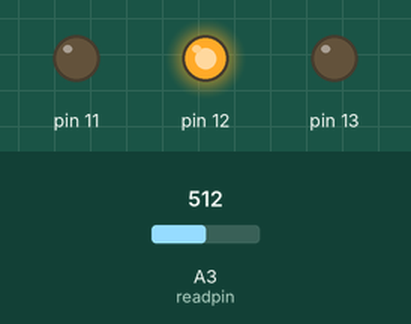
Simulated run of this sketch. Board: Arduino Uno, built with avr-gcc and run on an emulated ATmega328P. Parts: output pins drawn as LEDs (lit = HIGH). The test bench sets the inputs (shaded band); at power-on: A3 (readpin) = 512.

Above: at 1.2 s.
1.3 s: A3 (readpin) set to 664
2.8 s: A3 (readpin) set to 693
At 3.5 s:
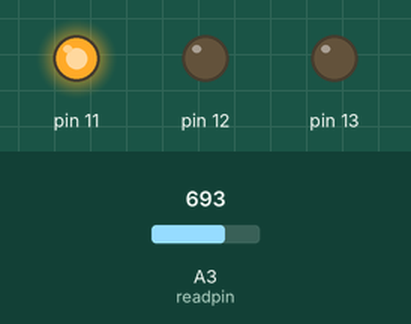
4.5 s: A3 (readpin) set to 306
At 5.7 s:
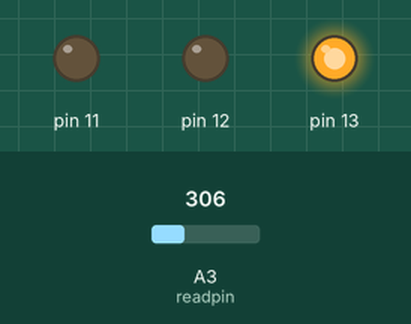
6.0 s: A3 (readpin) set to 330
7.5 s: A3 (readpin) set to 351
At 8.2 s:
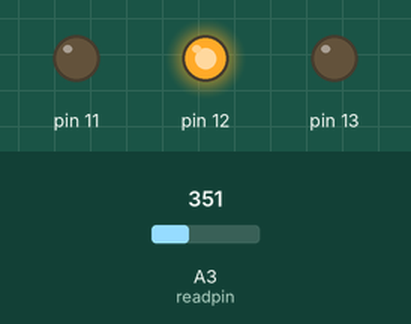
9.0 s: A3 (readpin) set to 122
At 9.4 s:
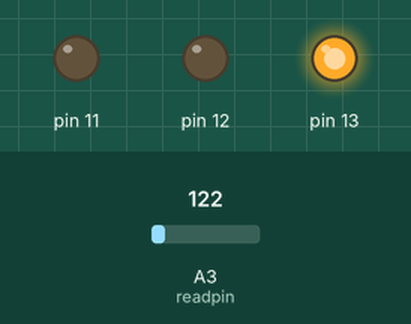
Timing chart, 0 to 11.5 s (numbered marks = the images above; inputs shaded):
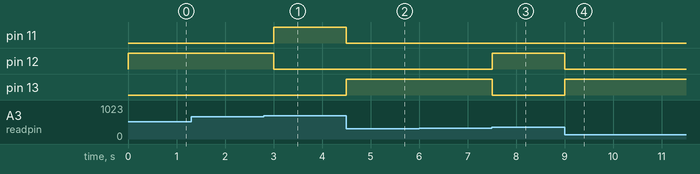

The sketch:

analogRead.ino
```cpp
int readpin=A3, readvalue;
float V2;

void setup() {
  // put your setup code here, to run once:
pinMode(readpin,INPUT);
pinMode(13,OUTPUT);
pinMode(12,OUTPUT);
pinMode(11,OUTPUT);
// Serial.begin(9600);
}

void loop() {
  // put your main code here, to run repeatedly:
readvalue=analogRead(readpin);
V2=(5.0/1023.0)*readvalue;
if(V2<1.67){
  digitalWrite(13,HIGH);
  digitalWrite(12,LOW);
  digitalWrite(11,LOW);
}
if(V2>1.67 && V2<3.33){
  digitalWrite(13,LOW);
  digitalWrite(12,HIGH);
  digitalWrite(11,LOW);
}
if(V2>3.33){
  digitalWrite(13,LOW);
  digitalWrite(12,LOW);
  digitalWrite(11,HIGH);
}
// Serial.println(V2);
delay(250);
}
```

Measured:
- the behaviour switches between 681 and 682 on A3 (readpin) (found by bisection; images 0 and 1)
- the behaviour switches between 341 and 342 on A3 (readpin) (found by bisection; images 2 and 3)
- after the input at 1.3 s, every drawn part: stays the same
- after the input at 2.8 s, pin 11: LOW → HIGH after 0.20 s; pin 12: HIGH → LOW after 0.20 s
- after the input at 4.5 s, pin 11: HIGH → LOW at once; pin 13: LOW → HIGH at once
- after the input at 6.0 s, every drawn part: stays the same
- after the input at 7.5 s, pin 12: LOW → HIGH at once; pin 13: HIGH → LOW at once
- after the input at 9.0 s, pin 12: HIGH → LOW at once; pin 13: LOW → HIGH at once
